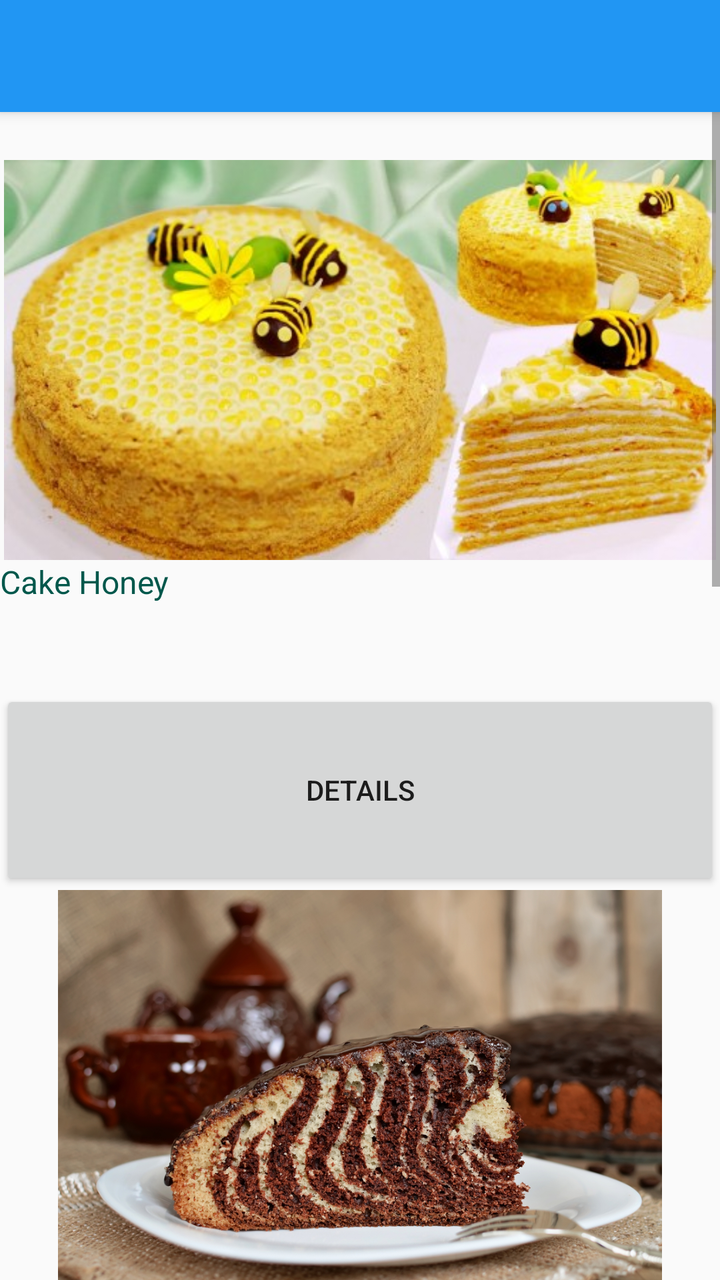
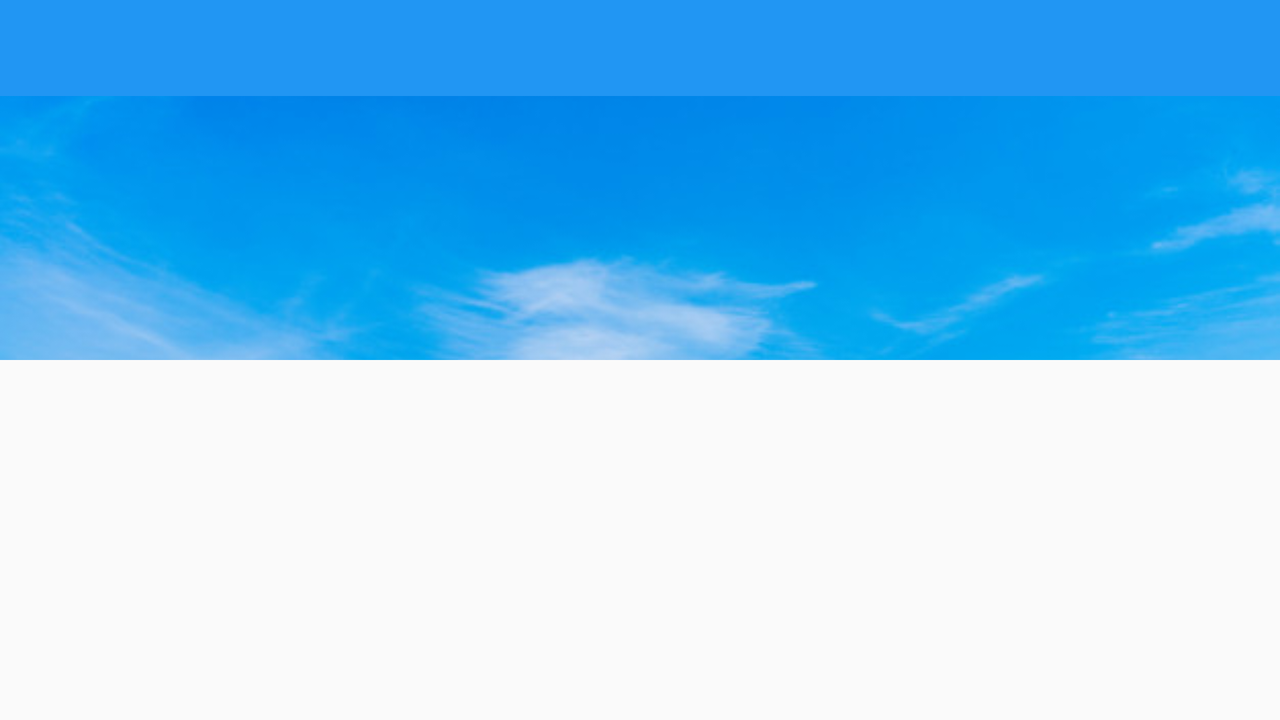

The same Android screen from two of the app's own layout files: first res/layout/ as a phone draws it, then the repository's variant for another configuration, drawn on a device whose configuration selects that folder. Both files follow.
<!-- AndroidManifest.xml: application theme AppTheme -->
<!-- res/layout/app_bar_main.xml -->
<?xml version="1.0" encoding="utf-8"?>
<androidx.coordinatorlayout.widget.CoordinatorLayout xmlns:android="http://schemas.android.com/apk/res/android"
    xmlns:tools="http://schemas.android.com/tools"
    android:layout_width="match_parent"
    android:layout_height="match_parent"
    xmlns:app="http://schemas.android.com/apk/res-auto"
    tools:context=".MainActivity">

    <com.google.android.material.appbar.AppBarLayout
        android:layout_width="match_parent"
        android:layout_height="wrap_content"
        android:theme="@style/AppTheme.AppBarOverlay">

        <androidx.appcompat.widget.Toolbar
            android:id="@+id/toolbar"
            android:layout_width="match_parent"
            android:layout_height="?attr/actionBarSize"
            android:background="?attr/colorPrimary"
            app:popupTheme="@style/AppTheme.PopupOverlay" />
   </com.google.android.material.appbar.AppBarLayout>


    <include layout="@layout/content_main"
        android:layout_height="match_parent"
        android:layout_width="match_parent" />

</androidx.coordinatorlayout.widget.CoordinatorLayout>
<!-- res/layout/content_main.xml (included above) -->
<?xml version="1.0" encoding="utf-8"?>
<androidx.constraintlayout.widget.ConstraintLayout xmlns:android="http://schemas.android.com/apk/res/android"
    xmlns:tools="http://schemas.android.com/tools"
    xmlns:app="http://schemas.android.com/apk/res-auto"
    android:orientation="vertical"
    android:layout_width="match_parent"
    android:layout_height="match_parent">


    <ScrollView
        android:layout_width="match_parent"
        android:layout_height="wrap_content"

        android:fillViewport="false"
        tools:ignore="MissingConstraints">

        <LinearLayout
            android:layout_width="wrap_content"
            android:layout_height="wrap_content"
            android:layout_marginTop="80dp"
            android:orientation="vertical">


            <ImageView
                android:id="@+id/honey"
                android:layout_width="match_parent"
                android:layout_height="200dp"
                android:background="#00000000"
                android:src="@drawable/honey" />
            <TextView
                android:id="@+id/des_honey"
                android:layout_width="match_parent"
                android:layout_height="wrap_content"
                android:textSize="16sp"
                android:textColor="@color/colorPrimaryDark"
                android:text="@string/cake_honey"/>
            <TextView
                android:id="@+id/honey_like"
                android:layout_width="match_parent"
                android:layout_height="wrap_content"
                android:textSize="16sp"
                android:textColor="@color/colorPrimaryDark" />
            <TextView
                android:id="@+id/honey_comment"
                android:layout_width="match_parent"
                android:layout_height="wrap_content"
                android:textSize="16sp"
                android:textColor="@color/colorPrimaryDark"/>
            <Button
                android:id="@+id/honey_details"
                android:layout_width="match_parent"
                android:layout_height="100dp"
                android:layout_gravity="center"
                android:onClick="onClick"
                android:text="Details" />
            <ImageView
                android:id="@+id/zebra"
                android:layout_width="match_parent"
                android:layout_height="200dp"
                android:background="#00000000"
                android:src="@drawable/zebra"
                android:contentDescription="@string/cake_zebra" />
            <TextView
                android:id="@+id/des_zebra"
                android:layout_width="match_parent"
                android:layout_height="wrap_content"
                android:textSize="16sp"
                android:textColor="@color/colorPrimaryDark"
                android:text="@string/cake_zebra"/>
            <TextView
                android:id="@+id/zebra_like"
                android:layout_width="match_parent"
                android:layout_height="wrap_content"
                android:textSize="16sp"
                android:textColor="@color/colorPrimaryDark" />
            <TextView
                android:id="@+id/zebra_comment"
                android:layout_width="match_parent"
                android:layout_height="wrap_content"
                android:textSize="16sp"
                android:textColor="@color/colorPrimaryDark"/>
            <Button
                android:id="@+id/zebra_details"
                android:layout_width="match_parent"
                android:layout_height="100dp"
                android:layout_gravity="center"
                android:onClick="onClick"
                android:text="Details" />
            <ImageView
                    android:id="@+id/peaches"
                    android:layout_width="match_parent"
                    android:layout_height="200dp"
                    android:background="#00000000"
                    android:src="@drawable/peaches"/>
            <TextView
                android:id="@+id/des_peaches"
                android:layout_width="match_parent"
                android:layout_height="wrap_content"
                android:textSize="16sp"
                android:textColor="@color/colorPrimaryDark"
                android:text="@string/cake_peaches"/>
            <TextView
                android:id="@+id/peaches_like"
                android:layout_width="match_parent"
                android:layout_height="wrap_content"
                android:textSize="16sp"
                android:textColor="@color/colorPrimaryDark" />
            <TextView
                android:id="@+id/peaches_comment"
                android:layout_width="match_parent"
                android:layout_height="wrap_content"
                android:textSize="16sp"
                android:textColor="@color/colorPrimaryDark"/>
            <Button
                android:id="@+id/peaches_details"
                android:layout_width="match_parent"
                android:layout_height="100dp"
                android:layout_gravity="center"
                android:onClick="onClick"
                android:text="Details" />

            <ImageView
                android:id="@+id/example"
                android:layout_width="match_parent"
                android:layout_height="200dp"
                android:background="#00000000"/>
            <TextView
                android:id="@+id/name_example"
                android:layout_width="match_parent"
                android:layout_height="wrap_content"
                android:textSize="16sp"
                android:textColor="@color/colorPrimaryDark"/>




















        </LinearLayout>
    </ScrollView>
</androidx.constraintlayout.widget.ConstraintLayout>
<!-- resources referenced by this layout -->
<resources>
  <color name="colorPrimaryDark">#00574B</color>
  <!-- drawable honey: jpg bitmap (drawable, 50174 bytes) -->
  <!-- drawable peaches: jpg bitmap (drawable, 29944 bytes) -->
  <!-- drawable zebra: jpg bitmap (drawable, 701163 bytes) -->
  <string name="cake_honey">Cake Honey</string>
  <string name="cake_peaches">Cake Peaches</string>
  <string name="cake_zebra">Cake Zebra</string>
  <style name="AppTheme.AppBarOverlay" parent="ThemeOverlay.AppCompat.Dark.ActionBar" />
  <style name="AppTheme.PopupOverlay" parent="ThemeOverlay.AppCompat.Light" />
  <style name="AppTheme" parent="Theme.AppCompat.Light.NoActionBar">
          
          <item name="colorPrimary">@color/colorPrimary</item>
          <item name="colorPrimaryDark">@color/colorPrimaryDark</item>
          <item name="colorAccent">@color/colorAccent</item>
      </style>
  <color name="colorPrimary">#2196F3</color>
  <color name="colorAccent">#D81B60</color>
</resources>
<!-- res/layout-land/app_bar_main.xml (the repository's variant of the layout above) -->
<!-- drawn on the phone turned sideways -->
<?xml version="1.0" encoding="utf-8"?>
<androidx.coordinatorlayout.widget.CoordinatorLayout xmlns:android="http://schemas.android.com/apk/res/android"
    xmlns:app="http://schemas.android.com/apk/res-auto"
    xmlns:tools="http://schemas.android.com/tools"
    android:layout_width="match_parent"
    android:layout_height="match_parent"
    android:fitsSystemWindows="true"
    tools:context=".MainActivity">

    <com.google.android.material.appbar.AppBarLayout
        android:id="@+id/app_bar"
        android:layout_width="match_parent"
        android:layout_height="@dimen/app_bar_height"
        android:fitsSystemWindows="true"
        android:theme="@style/AppTheme.AppBarOverlay">

        <com.google.android.material.appbar.CollapsingToolbarLayout
            android:id="@+id/toolbar_layout"

            android:layout_width="match_parent"
            android:layout_height="match_parent"
            android:fitsSystemWindows="true"
            app:contentScrim="?attr/colorPrimary"
            app:layout_scrollFlags="scroll|exitUntilCollapsed"
            app:toolbarId="@+id/toolbar">


            <ImageView
                android:id="@+id/expandedImage"
                android:layout_width="match_parent"
                android:layout_height="@dimen/image_margin"
                android:scaleType="centerCrop"
                android:src="@drawable/back2"
                app:layout_collapseMode="parallax"
                app:layout_collapseParallaxMultiplier="0.7" />


            <androidx.appcompat.widget.Toolbar
                android:id="@+id/toolbar"
                android:layout_width="match_parent"
                android:layout_height="?attr/actionBarSize"
                android:background="?attr/colorPrimary"
                style="@style/Toolbar"
                app:popupTheme="@style/AppTheme.PopupOverlay" />

        </com.google.android.material.appbar.CollapsingToolbarLayout>
    </com.google.android.material.appbar.AppBarLayout>


</androidx.coordinatorlayout.widget.CoordinatorLayout>
<!-- resources referenced by the variant -->
<!-- as the phone turned sideways resolves them -->
<resources>
  <dimen name="app_bar_height">180dp</dimen>
  <dimen name="image_margin">200dp</dimen>
  <!-- drawable back2: jpg bitmap (drawable, 33928 bytes) -->
  <style name="AppTheme.AppBarOverlay" parent="ThemeOverlay.AppCompat.Dark.ActionBar" />
  <style name="AppTheme.PopupOverlay" parent="ThemeOverlay.AppCompat.Light" />
  <style name="Toolbar">
          <item name="android:layout_width">match_parent</item>
          <item name="android:layout_height">?attr/actionBarSize</item>
          
          <item name="android:background">@color/colorPrimary</item>
      </style>
  <style name="AppTheme" parent="Theme.AppCompat.Light.NoActionBar">
          
          <item name="colorPrimary">@color/colorPrimary</item>
          <item name="colorPrimaryDark">@color/colorPrimaryDark</item>
          <item name="colorAccent">@color/colorAccent</item>
      </style>
  <color name="colorPrimary">#2196F3</color>
  <color name="colorPrimaryDark">#00574B</color>
  <color name="colorAccent">#D81B60</color>
</resources>
